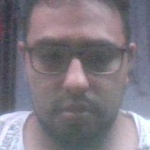
#> input picture DetectarRostros/DataFacial/Krloz/rostro_0.jpg, 150 x 150 px, given in place of the camera
$ python ReconocerColor.py
#> lines starting #> are read from the running program, lines starting #| are printed output that depends on the picture; after the words box and inside, x2 and y2 are one past the last pixel; in counts of white or black regions, pixels touching at a corner belong together
import cv2
import numpy as np

def dibujar(mask, color, c1, c2, cord):
    cnts, _ = cv2.findContours(mask, cv2.RETR_EXTERNAL, cv2.CHAIN_APPROX_SIMPLE)
    cnts = sorted(cnts, key=cv2.contourArea, reverse=True)[c1:c2]

    for c in cnts:
        area = cv2.contourArea(c)
        if area > 3000:
            M = cv2.moments(c)
            if (M["m00"] == 0) : M["m00"] = 1
            x = int(M["m10"]/M["m00"])
            y = int(M["m01"]/M["m00"])
            if cord is None:
                cord = (x, y)
            cv2.circle(frame, (x, y), 5, color, -1)
            # [4 lines of commented-out code are left out]
    return cord


def linea(frame, imAux, mask, color, x1, y1):
    if imAux is None:
        imAux = np.zeros(frame.shape, dtype = np.uint8)

    mask = cv2.erode(mask, None, iterations=1)
    mask = cv2.dilate(mask, None, iterations=2)
    mask = cv2.medianBlur(mask, 13)

    cnts, _ = cv2.findContours(mask, cv2.RETR_EXTERNAL, cv2.CHAIN_APPROX_SIMPLE)
    cnts = sorted(cnts, key=cv2.contourArea, reverse=True)[:1]

    for c in cnts:
        area = cv2.contourArea(c)
        if area > 2000:
            x, y, w, h = cv2.boundingRect(c)
            x2 = x + round(w/2)
            y2 = y + round(h/2)
            if x1 is not None:
                imAux = cv2.line(imAux, (x1, y1), (x2, y2), color, 3)
            x1 = x2
            y1 = y2

    imAuxGray = cv2.cvtColor(imAux, cv2.COLOR_BGR2GRAY)
    _, th = cv2.threshold(imAuxGray, 10, 255, cv2.THRESH_BINARY)
    thInv = cv2.bitwise_not(th)
    frame = cv2.bitwise_and(frame, frame, mask = thInv)
    frame2 = cv2.add(frame, imAux)

    return (frame2, imAux, x1, y1)

cap = cv2.VideoCapture(0)

naranjaBajo = np.array([0, 100, 190], np.uint8)
naranjaAlto = np.array([20, 255, 255], np.uint8)

azulBajo = np.array([100, 100, 20], np.uint8)
azulAlto = np.array([125, 255, 255], np.uint8)

amarilloBajo = np.array([15, 100, 20], np.uint8)
amarilloAlto = np.array([45, 255, 255], np.uint8)

verdeBajo = np.array([55, 20, 20], np.uint8)
verdeAlto = np.array([65, 255, 255], np.uint8)

laserBajo = np.array([150, 20, 20], np.uint8)
laserAlto = np.array([179, 255, 155], np.uint8)

redBajo1 = np.array([0, 10, 20], np.uint8)
redAlto1 = np.array([5, 255, 255], np.uint8)

redBajo2 = np.array([170, 10, 20], np.uint8)
redAlto2 = np.array([179, 100, 255], np.uint8)

font = cv2.FONT_HERSHEY_SIMPLEX

x1 = None
y1 = None
imAux = None
cordNaranja = None
cordAzul = None
cordAmarillo = None
cordVerde = None

while True:
    ret, frame = cap.read()
#> frame is the input picture: shape (150, 150, 3); mean B, G, R 130.7, 121.3, 127.7

    if ret == True:
        frameHSV = cv2.cvtColor(frame, cv2.COLOR_BGR2HSV)
#> frameHSV: shape (150, 150, 3); mean H, S, V 134.2, 28.9, 135.3

        maskNaranja = cv2.inRange(frameHSV, naranjaBajo, naranjaAlto)
#> maskNaranja: shape (150, 150); every value is 0
        maskAzul = cv2.inRange(frameHSV, azulBajo, azulAlto)
        maskAmarillo = cv2.inRange(frameHSV, amarilloBajo, amarilloAlto)
        maskVerde = cv2.inRange(frameHSV, verdeBajo, verdeAlto)
        maskRed1 = cv2.inRange(frameHSV, redBajo1, redAlto1)
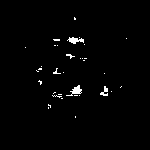
#> maskRed1: shape (150, 150); 1.4% white; 34 white regions (31 under 20 px), largest, box (x1, y1, x2, y2) and area: (66, 85, 82, 96) 73, (67, 37, 84, 44) 67, (100, 86, 108, 96) 41
        maskRed2 = cv2.inRange(frameHSV, redBajo2, redAlto2)
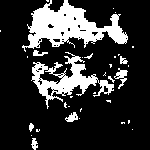
#> maskRed2: shape (150, 150); 20% white; 34 white regions (26 under 20 px), largest, box (x1, y1, x2, y2) and area: (22, 0, 128, 52) 2515, (31, 52, 114, 109) 1478, (114, 68, 128, 89) 115
        maskRed = cv2.add(maskRed1, maskRed2)
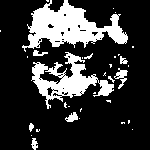
#> maskRed: shape (150, 150); 21.4% white; 33 white regions (24 under 20 px), largest, box (x1, y1, x2, y2) and area: (22, 0, 128, 52) 2607, (31, 52, 114, 109) 1693, (114, 68, 128, 89) 117
        maskLaser = cv2.inRange(frame, laserBajo, laserAlto)
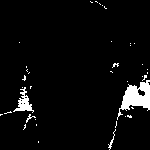
#> maskLaser: shape (150, 150); 4.4% white; 38 white regions (34 under 20 px), largest, box (x1, y1, x2, y2) and area: (117, 80, 150, 120) 596, (13, 87, 34, 113) 203, (108, 129, 116, 150) 34, (26, 114, 36, 123) 25

        cordNaranja = dibujar(maskNaranja, (0, 128, 255), 1, 4, cordNaranja)
#> in dibujar, `cnts, _ = cv2.findContours(mask, cv2.RETR_EXTERNAL, cv2.CHAIN_APPROX_S..`: cnts = []
        cordAzul = dibujar(maskAzul, (255, 0, 0), 0, 2, cordAzul)
        cordAmarillo = dibujar(maskAmarillo, (0, 255, 255), 0, 2, cordAmarillo)
        cordVerde = dibujar(maskVerde, (0, 255, 0), 0, 2, cordVerde)

        frame, imAux, x1, y1 = linea(frame, imAux, maskRed2, (0, 0, 255), x1, y1)
#> in linea, `mask = cv2.erode(mask, None, iterations=1)`:
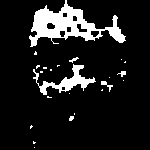
#> mask: shape (150, 150); 11.4% white; 23 white regions (17 under 20 px), largest, box (x1, y1, x2, y2) and area: (29, 0, 126, 47) 1784, (33, 64, 96, 95) 580, (101, 81, 113, 92) 43, (117, 71, 126, 77) 28, (69, 57, 79, 63) 25, (69, 116, 74, 121) 20
#> in linea, `mask = cv2.dilate(mask, None, iterations=2)`:
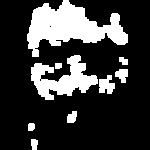
#> mask: shape (150, 150); 22.3% white; 9 white regions, largest, box (x1, y1, x2, y2) and area: (27, 0, 128, 57) 2901, (31, 55, 98, 100) 1479, (99, 75, 115, 94) 210
#> in linea, `mask = cv2.medianBlur(mask, 13)`:
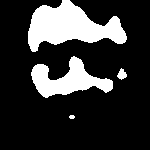
#> mask: shape (150, 150); 20.4% white; 4 white regions
#> in linea, `cnts, _ = cv2.findContours(mask, cv2.RETR_EXTERNAL, cv2.CHAIN_APPROX_S..`: cnts = 4 contours, 1 with area under 20; largest, box (x1, y1, x2, y2) and area: (28, 0, 127, 52) 2726, (31, 56, 113, 98) 1529, (117, 68, 127, 80) 58
#> in linea, `cnts = sorted(cnts, key=cv2.contourArea, reverse=True)[:1]`: cnts = 1 contour; box (x1, y1, x2, y2) and area: (28, 0, 127, 52) 2726
#> the loop in linea, `for c in cnts:` made 1 pass
#> (area, x, y, w, h, x2, y2, x1) on pass 1: (2725.5, 28, 0, 99, 52, 78, 26, 78)
#> after the loop in linea, `for c in cnts:`: imAux: shape (150, 150, 3); every value is 0
#> in linea, `thInv = cv2.bitwise_not(th)`: thInv: shape (150, 150); every value is 255
#> x1 = 78; y1 = 26

        cv2.imshow('frame', frame)

        if cv2.waitKey(1) & 0xFF == ord('s'):
#> (key Esc is pressed here)
            break

cap.release()
cv2.destroyAllWindows()
